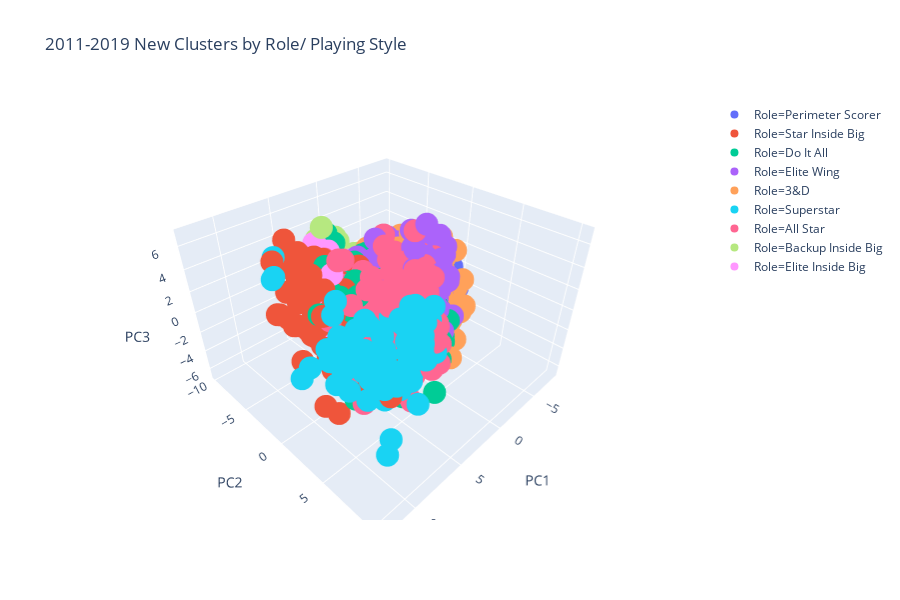

Notebook cell for this chart:
### Code cell
st.header('2011-2019 New Clusters by Role/ Playing Style')
fig3 = px.scatter_3d(dfclustpca6, x='PC1', y='PC2', z='PC3', color='Role', title='2011-2019 New Clusters by Role/ Playing Style'
              )
st.write(fig3)
fig3.show()

### Figure 1 — Plotly figure (JSON) as saved in the notebook; plotly's stock layout.template omitted (floating-point values rounded to 4 significant figures; data arrays with more than 128 entries replaced by an {"elided": "..."} marker saying what was removed)
{"data": [{"hoverlabel": {"namelength": 0}, "hovertemplate": "Role=Perimeter Scorer<br>PC1=%{x}<br>PC2=%{y}<br>PC3=%{z}", "legendgroup": "Role=Perimeter Scorer", "marker": {"color": "#636efa", "symbol": "circle"}, "mode": "markers", "name": "Role=Perimeter Scorer", "scene": "scene", "showlegend": true, "type": "scatter3d", "x": {"elided": "573 float values"}, "y": {"elided": "573 float values"}, "z": {"elided": "573 float values"}}, {"hoverlabel": {"namelength": 0}, "hovertemplate": "Role=Star Inside Big<br>PC1=%{x}<br>PC2=%{y}<br>PC3=%{z}", "legendgroup": "Role=Star Inside Big", "marker": {"color": "#EF553B", "symbol": "circle"}, "mode": "markers", "name": "Role=Star Inside Big", "scene": "scene", "showlegend": true, "type": "scatter3d", "x": {"elided": "170 float values"}, "y": {"elided": "170 float values"}, "z": {"elided": "170 float values"}}, {"hoverlabel": {"namelength": 0}, "hovertemplate": "Role=Do It All<br>PC1=%{x}<br>PC2=%{y}<br>PC3=%{z}", "legendgroup": "Role=Do It All", "marker": {"color": "#00cc96", "symbol": "circle"}, "mode": "markers", "name": "Role=Do It All", "scene": "scene", "showlegend": true, "type": "scatter3d", "x": {"elided": "444 float values"}, "y": {"elided": "444 float values"}, "z": {"elided": "444 float values"}}, {"hoverlabel": {"namelength": 0}, "hovertemplate": "Role=Elite Wing<br>PC1=%{x}<br>PC2=%{y}<br>PC3=%{z}", "legendgroup": "Role=Elite Wing", "marker": {"color": "#ab63fa", "symbol": "circle"}, "mode": "markers", "name": "Role=Elite Wing", "scene": "scene", "showlegend": true, "type": "scatter3d", "x": {"elided": "490 float values"}, "y": {"elided": "490 float values"}, "z": {"elided": "490 float values"}}, {"hoverlabel": {"namelength": 0}, "hovertemplate": "Role=3&D<br>PC1=%{x}<br>PC2=%{y}<br>PC3=%{z}", "legendgroup": "Role=3&D", "marker": {"color": "#FFA15A", "symbol": "circle"}, "mode": "markers", "name": "Role=3&D", "scene": "scene", "showlegend": true, "type": "scatter3d", "x": {"elided": "935 float values"}, "y": {"elided": "935 float values"}, "z": {"elided": "935 float values"}}, {"hoverlabel": {"namelength": 0}, "hovertemplate": "Role=Superstar<br>PC1=%{x}<br>PC2=%{y}<br>PC3=%{z}", "legendgroup": "Role=Superstar", "marker": {"color": "#19d3f3", "symbol": "circle"}, "mode": "markers", "name": "Role=Superstar", "scene": "scene", "showlegend": true, "type": "scatter3d", "x": [12.5, 4.184, 9.588, 6.906, 9.538, 5.037, 9.544, 9.548, 4.976, 6.964, 8.005, 6.922, 4.834, 8.454, 7.653, 7.896, 9.377, 4.644, 5.878, 9.943, 7.044, 8.41, 5.384, 9.02, 5.987, 5.379, 3.623, 7.508, 7.607, 8.568, 6.432, 3.885, 8.626, 8.626, 8.626, 4.875, 9.741, 8.251, 8.934, 8.158, 4.88, 4.372, 8.37, 7.77, 7.995, 5.111, 3.589, 4.316, 6.593, 8.521, 4.914, 11.16, 7.989, 8.54, 3.516, 6.799, 8.827, 6.811, 3.735, 3.636, 5.277, 4.923, 3.899, 2.972, 7.885, 3.994, 6.045, 10.63, 6.584, 7.498, 3.594, 7.28, 7.604, 3.366, 4.958, 9.306, 6.546, 4.702, 8.232, 4.045, 10.17, 4.206, 8.562, 5.443, 9.73, 7.854, 2.393, 5.629, 4.494, 6.955, 6.31, 2.842, 9.611, 5.576, 10.75, 4.857, 6.259, 2.596, 7.822, 10.29, 6.899, 4.963], "y": [2.931, 6.789, 2.393, 4.635, 3.145, 5.489, -3.969, 10.33, 5.397, 4.822, 2.646, 4.915, 6.532, 2.339, 1.694, 2.384, 3.3, 3.979, 6.843, 2.633, 4.857, 8.745, 6.142, 5.272, 1.937, 7.009, 4.236, 0.6123, 5.623, 2.601, 4.894, 5.409, 4.939, 4.939, 4.939, 6.732, 2.944, 3.553, -4.755, 7.867, 4.608, 6.21, 4.428, 0.5127, 5.814, 6.795, 4.637, 4.529, 8.333, 2.01, 5.764, 9.416, 8.203, 5.562, -0.1267, 7.1, 4.794, 3.264, 6.857, 4.948, 0.6784, 5.296, 6.207, 4.754, 5.887, 2.589, 6.701, 1.231, 0.3863, 6.882, 4.903, 5.719, -6.66, 4.916, 4.481, 7.925, 5.269, 6.109, 0.1198, 3.646, 6.845, 4.448, 2.302, 5.575, 5.144, 4.269, 3.756, 3.825, 4.311, 6.142, 5.947, 5.481, 5.285, 5.978, 4.874, 4.104, 5.867, 4.65, 4.935, 4.979, 2.931, 4.706], "z": [1.166, 4.692, 0.4828, 2.575, -1.083, 2.052, 4.382, 2.068, 2.143, 0.7867, 1.009, 1.481, 2.455, 1.578, 0.6948, -0.08524, -0.03749, 1.518, 4.661, 0.871, 2.687, 2.088, 2.385, 2.16, 1.97, 2.349, 3.178, 3.722, -2.336, 0.4633, 1.103, 2.56, -2.128, -2.128, -2.128, 3.7, -1.206, 3.189, 3.972, 1.258, 1.861, 1.287, 2.002, 2.588, 1.736, 1.505, 3.429, 2.82, 2.452, 1.903, -1.429, -1.911, 5.488, 2.556, 1.792, 0.7318, 0.5759, 2.603, 0.5097, 1.529, -0.3957, 1.173, 0.03416, 0.8834, -0.9406, 1.566, 3.899, -0.1539, -0.8319, 1.004, 1.528, -0.3374, 4.374, 1.153, 2.861, -3.239, -0.4383, 2.566, -0.5362, 1.895, 2.168, -0.2353, -0.9854, 1.744, 2.484, 1.433, 1.718, 1.884, 1.221, -1.079, -0.5193, 2.209, 2.015, 0.6104, 2.696, 1.852, -2.068, 1.394, 0.3734, -0.05506, -0.5038, 1.336]}, {"hoverlabel": {"namelength": 0}, "hovertemplate": "Role=All Star<br>PC1=%{x}<br>PC2=%{y}<br>PC3=%{z}", "legendgroup": "Role=All Star", "marker": {"color": "#FF6692", "symbol": "circle"}, "mode": "markers", "name": "Role=All Star", "scene": "scene", "showlegend": true, "type": "scatter3d", "x": {"elided": "325 float values"}, "y": {"elided": "325 float values"}, "z": {"elided": "325 float values"}}, {"hoverlabel": {"namelength": 0}, "hovertemplate": "Role=Backup Inside Big<br>PC1=%{x}<br>PC2=%{y}<br>PC3=%{z}", "legendgroup": "Role=Backup Inside Big", "marker": {"color": "#B6E880", "symbol": "circle"}, "mode": "markers", "name": "Role=Backup Inside Big", "scene": "scene", "showlegend": true, "type": "scatter3d", "x": {"elided": "306 float values"}, "y": {"elided": "306 float values"}, "z": {"elided": "306 float values"}}, {"hoverlabel": {"namelength": 0}, "hovertemplate": "Role=Elite Inside Big<br>PC1=%{x}<br>PC2=%{y}<br>PC3=%{z}", "legendgroup": "Role=Elite Inside Big", "marker": {"color": "#FF97FF", "symbol": "circle"}, "mode": "markers", "name": "Role=Elite Inside Big", "scene": "scene", "showlegend": true, "type": "scatter3d", "x": {"elided": "277 float values"}, "y": {"elided": "277 float values"}, "z": {"elided": "277 float values"}}], "layout": {"height": 600, "legend": {"tracegroupgap": 0}, "scene": {"domain": {"x": [0, 0.98], "y": [0, 1]}, "xaxis": {"title": {"text": "PC1"}}, "yaxis": {"title": {"text": "PC2"}}, "zaxis": {"title": {"text": "PC3"}}}, "title": {"text": "2011-2019 New Clusters by Role/ Playing Style"}}}
